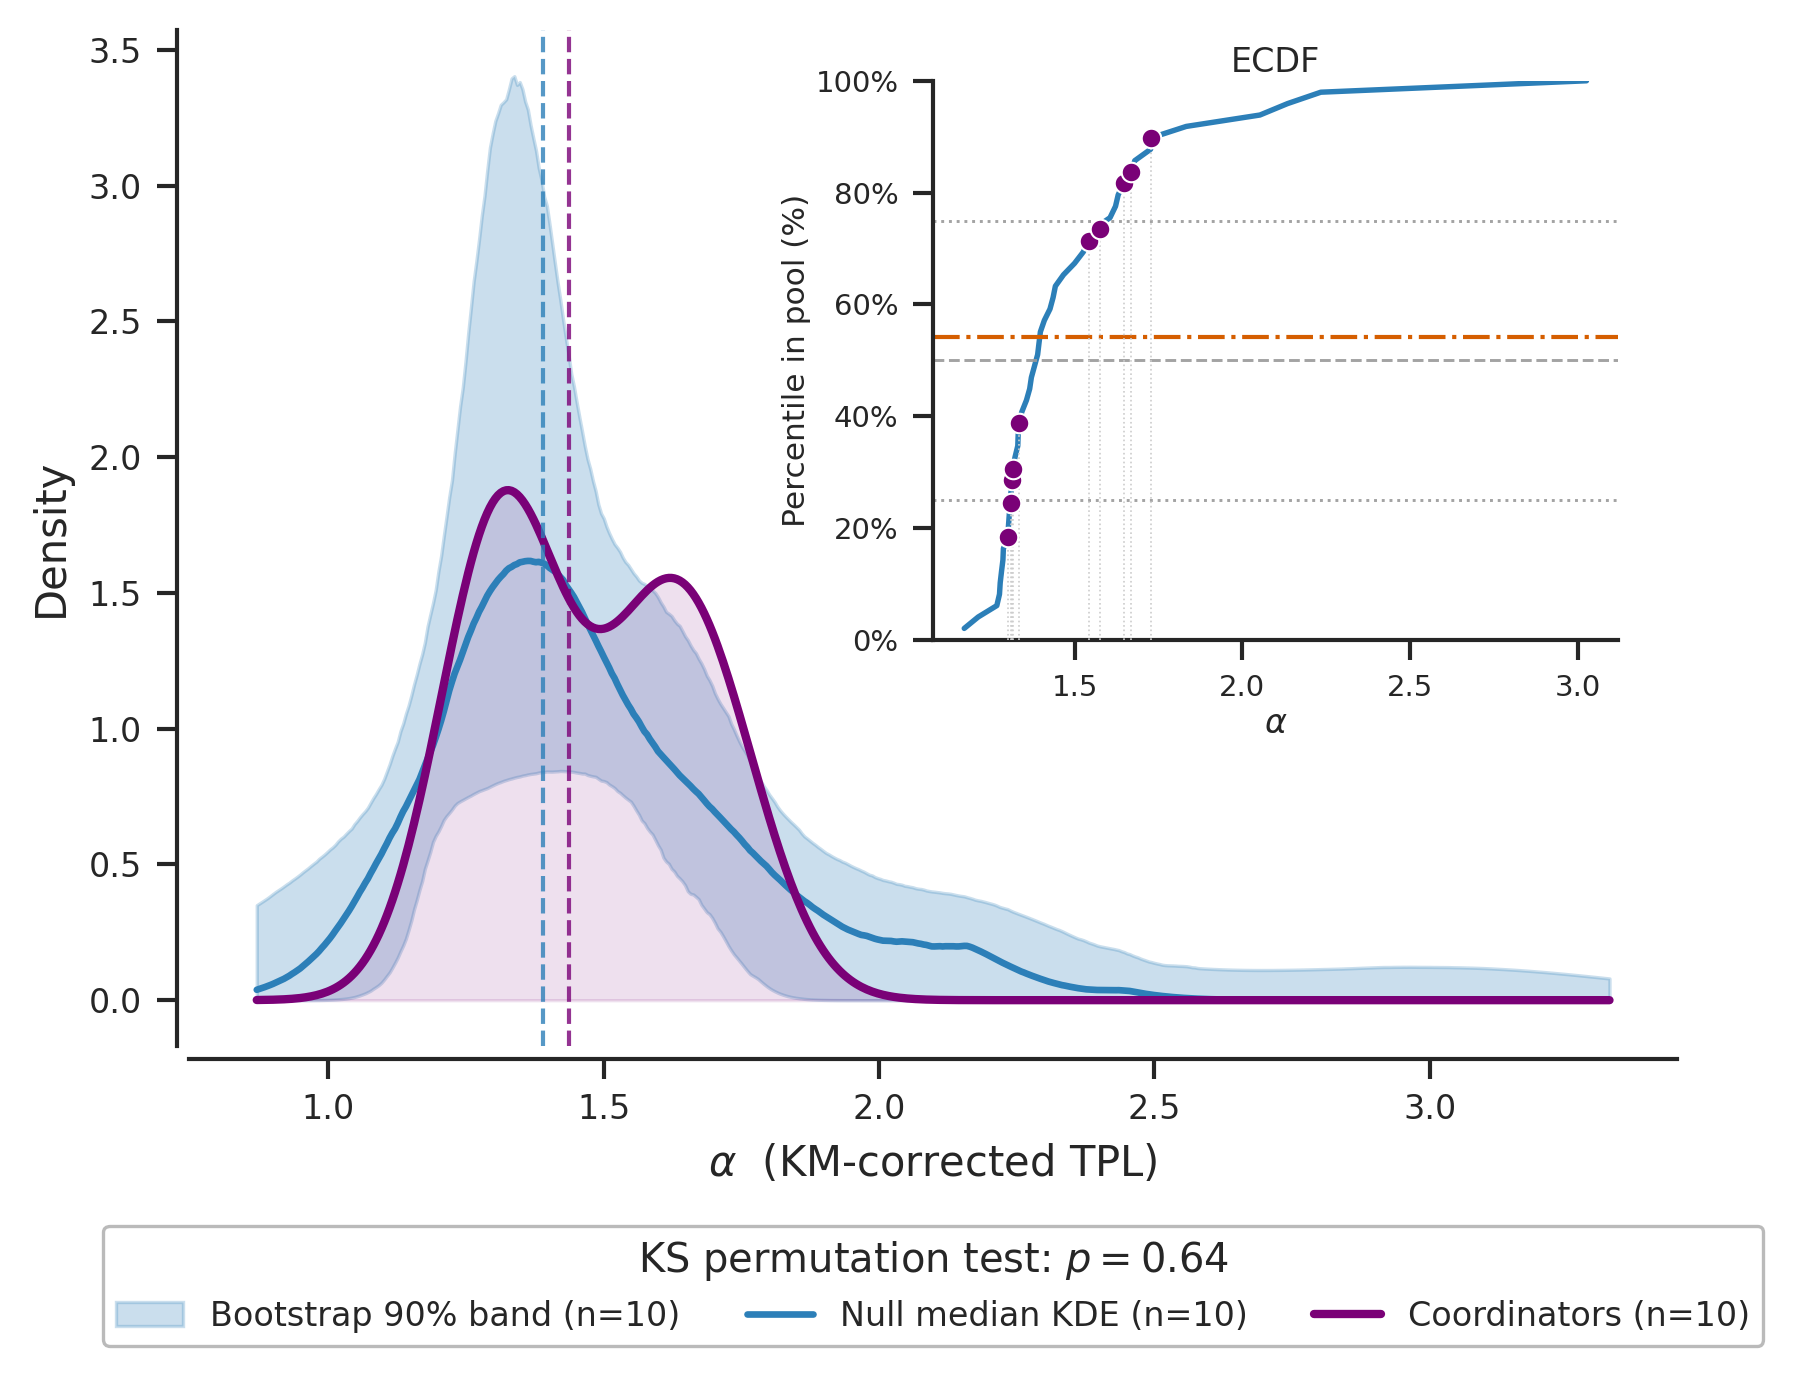

This chart was generated by the following Python code:
import numpy as np, pandas as pd, warnings
warnings.filterwarnings("ignore")
import matplotlib; matplotlib.use("Agg")
import matplotlib.pyplot as plt, matplotlib as mpl, matplotlib.ticker as mticker
import seaborn as sns
import powerlaw
from lifelines import KaplanMeierFitter
from scipy.optimize import curve_fit
from scipy.stats import gaussian_kde, ks_2samp, percentileofscore

DATA="/sessions/funny-dreamy-hypatia/mnt/TFM/Datasets"
df=pd.read_json(f"{DATA}/voluntariosdanavalencia_old.json")
df['sender_id']=pd.to_numeric(df['sender_id'],errors='coerce').astype('Int64')
df['sender_username']=df.get('sender_username')
df['date']=pd.to_datetime(df['date'],errors='coerce')
if df['date'].dt.tz is not None: df['date']=df['date'].dt.tz_localize(None)
df=df.dropna(subset=['sender_id','date']).sort_values('date')
cutoff=df['date'].max()

# active users: >=40 msgs and >=5 days
g=df.groupby('sender_id')['date']; cnt=g.count(); span=(g.max()-g.min()).dt.total_seconds()/86400
active=cnt[(cnt>=40)&(span>=5)].index.tolist()

# coordinators by username
coord_users=['Marc_Nuba','LauAlejandro','Camelocota','MartaBalaguer','tipisibiza','Manuel_deRonde','CharlieWatchtower','ZRNATXO','docebocados','Esthx','AlcarolaGo']
coord_ids=[]
for un in coord_users:
    m=df[df['sender_username']==un]['sender_id'].unique()
    if len(m): coord_ids.append(int(m[0]))

def alpha_tpl_km(user_dates):
    wd=user_dates.sort_values().diff().dt.total_seconds().dropna()
    wd=wd[(wd>0)&np.isfinite(wd)].values
    if len(wd)<10: return np.nan
    tau=max((cutoff-user_dates.iloc[-1]).total_seconds(),0.0)
    kd=np.concatenate([wd,wd,[tau]]); ko=np.concatenate([np.ones(len(wd)),np.ones(len(wd)),[0]])
    kmf=KaplanMeierFitter(); kmf.fit(kd,event_observed=ko.astype(bool))
    fit=powerlaw.Fit(wd,discrete=True,verbose=False); xmin=float(getattr(fit.power_law,'xmin',np.nan))
    a0=float(getattr(fit.truncated_power_law,'alpha',2.0))
    kt=kmf.survival_function_.index.values; ks=kmf.survival_function_['KM_estimate'].values
    mask=(kt>=xmin)&(ks>0)&(kt>0)
    if not np.isfinite(xmin) or mask.sum()<5: return np.nan
    sx=float(np.interp(xmin,kt,ks))
    if sx<=0: return np.nan
    tt=kt[mask]; ss=ks[mask]/sx
    def tpl(t,a,l): return (t/xmin)**(-(a-1))*np.exp(-(t-xmin)*l)
    try:
        p,_=curve_fit(tpl,tt,ss,p0=[max(a0,1.01),1/wd.max()],bounds=([1.001,0],[20,np.inf]),maxfev=10000)
        return float(p[0])
    except: return np.nan

def alphas(ids):
    out=[]
    for u in ids:
        a=alpha_tpl_km(df[df['sender_id']==u]['date'])
        if np.isfinite(a): out.append(a)
    return np.array(out)

alpha_au_pool=alphas(active)
alpha_coord_i=alphas(coord_ids)
print("pool n=",len(alpha_au_pool)," coords n=",len(alpha_coord_i))
print("pool median",np.median(alpha_au_pool)," coord mean",alpha_coord_i.mean())

# ===== figure: single KDE with ECDF inset =====
CB_BLUE="#2c7fb8"; CB_PURPLE="#7a0177"; CB_ORANGE="#D55E00"
import seaborn as sns, matplotlib.ticker as mticker
sns.set_theme(style='ticks',context='paper')
mpl.rcParams.update({'figure.dpi':150,'savefig.dpi':300,'font.size':9,'axes.labelsize':10,
    'axes.titlesize':10,'legend.fontsize':8,'xtick.labelsize':8,'ytick.labelsize':8,
    'axes.spines.top':False,'axes.spines.right':False})

fig,ax=plt.subplots(figsize=(6.4,4.4))

# --- main: bootstrap KDE band ---
SAMPLE=len(alpha_coord_i); NB=2000; rng=np.random.default_rng(42)
pad=0.3
xg=np.linspace(min(alpha_au_pool.min(),alpha_coord_i.min())-pad,max(alpha_au_pool.max(),alpha_coord_i.max())+pad,500)
mat=np.zeros((NB,len(xg)))
for i in range(NB):
    s=rng.choice(alpha_au_pool,size=SAMPLE,replace=False)
    mat[i]=gaussian_kde(s,bw_method="scott")(xg)
lo=np.percentile(mat,5,axis=0); med=np.percentile(mat,50,axis=0); hi=np.percentile(mat,95,axis=0)
coord_kde=gaussian_kde(alpha_coord_i,bw_method="scott")(xg)
obs_ks=ks_2samp(alpha_coord_i,alpha_au_pool).statistic
null_ks=np.array([ks_2samp(rng.choice(alpha_au_pool,size=SAMPLE,replace=False),alpha_au_pool).statistic for _ in range(NB)])
p_ks=np.mean(null_ks>=obs_ks)
ax.fill_between(xg,lo,hi,color=CB_BLUE,alpha=0.25,label=f"Bootstrap 90% band (n={SAMPLE})")
ax.plot(xg,med,color=CB_BLUE,lw=1.6,label=f"Null median KDE (n={SAMPLE})")
ax.plot(xg,coord_kde,color=CB_PURPLE,lw=2.0,label=f"Coordinators (n={len(alpha_coord_i)})")
ax.fill_between(xg,0,coord_kde,color=CB_PURPLE,alpha=0.12)
ax.axvline(np.median(alpha_au_pool),color=CB_BLUE,lw=1.0,ls="--",alpha=0.8)
ax.axvline(np.median(alpha_coord_i),color=CB_PURPLE,lw=1.0,ls="--",alpha=0.8)
ax.set_xlabel(r"$\alpha$  (KM-corrected TPL)"); ax.set_ylabel("Density")
ax.legend(frameon=True,facecolor="white",edgecolor="0.7",framealpha=0.9,
          loc='upper center',bbox_to_anchor=(0.5,-0.16),ncol=3,
          title=f"KS permutation test: $p={p_ks:.2f}$")
sns.despine(ax=ax,offset=3)

# --- inset: ECDF percentiles ---
axin=ax.inset_axes([0.50,0.40,0.46,0.55])
sp=np.sort(alpha_au_pool); ey=np.arange(1,len(sp)+1)/len(sp)*100
coord_pct=np.array([percentileofscore(alpha_au_pool,a,kind="rank") for a in alpha_coord_i])
mean_pct=coord_pct.mean()
axin.plot(sp,ey,color=CB_BLUE,lw=1.3)
for pct,ls in [(25,":"),(75,":"),(50,"--")]:
    axin.axhline(pct,color="0.6",lw=0.7,ls=ls,alpha=0.9)
for a,p in zip(alpha_coord_i,coord_pct):
    axin.plot([a,a],[0,p],color="0.8",lw=0.4,ls=":",zorder=3)
axin.scatter(alpha_coord_i,coord_pct,color=CB_PURPLE,s=22,zorder=6,edgecolors="white",linewidths=0.5)
axin.axhline(mean_pct,color=CB_ORANGE,lw=1.0,ls="-.")
axin.set_ylim(0,100); axin.set_xlabel(r"$\alpha$",fontsize=8,labelpad=1)
axin.set_ylabel("Percentile in pool (%)",fontsize=7.5,labelpad=1)
axin.yaxis.set_major_formatter(mticker.PercentFormatter())
axin.tick_params(labelsize=7); axin.set_title("ECDF",fontsize=8,pad=2)
for s in ['top','right']: axin.spines[s].set_visible(False)

fig.savefig("coord_combined.png",dpi=300,bbox_inches="tight")
fig.savefig("coord_combined.pdf",bbox_inches="tight")
print("SAVED inset version")
